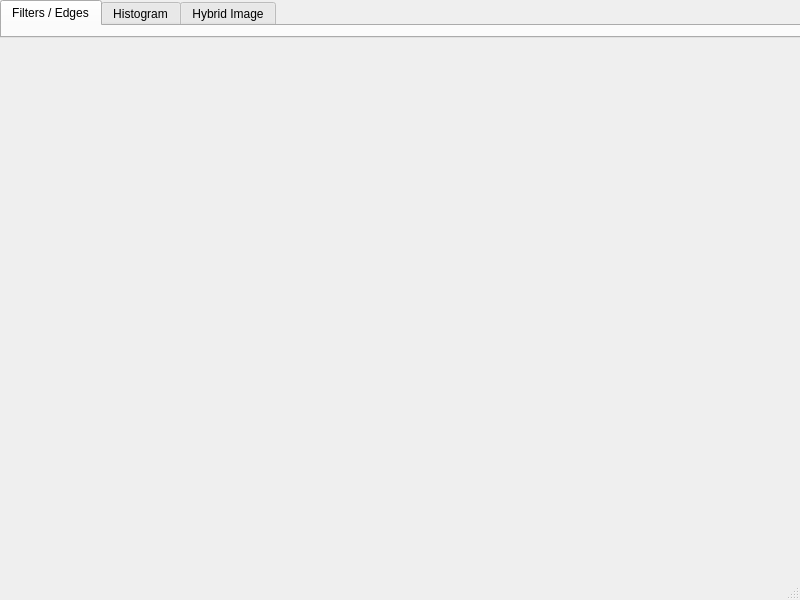
<?xml version="1.0" encoding="UTF-8"?>
<ui version="4.0">
 <class>MainWindow</class>
 <widget class="QMainWindow" name="MainWindow">
  <property name="geometry">
   <rect>
    <x>0</x>
    <y>0</y>
    <width>800</width>
    <height>600</height>
   </rect>
  </property>
  <property name="windowTitle">
   <string>MainWindow</string>
  </property>
  <widget class="QWidget" name="centralwidget">
   <widget class="QTabWidget" name="tabWidget">
    <property name="geometry">
     <rect>
      <x>0</x>
      <y>0</y>
      <width>1024</width>
      <height>38</height>
     </rect>
    </property>
    <property name="minimumSize">
     <size>
      <width>1024</width>
      <height>0</height>
     </size>
    </property>
    <property name="maximumSize">
     <size>
      <width>211</width>
      <height>181</height>
     </size>
    </property>
    <property name="currentIndex">
     <number>0</number>
    </property>
    <widget class="QWidget" name="tab">
     <attribute name="title">
      <string>Filters / Edges</string>
     </attribute>
    </widget>
    <widget class="QWidget" name="tab_2">
     <attribute name="title">
      <string>Histogram</string>
     </attribute>
    </widget>
    <widget class="QWidget" name="tab_3">
     <attribute name="title">
      <string>Hybrid Image</string>
     </attribute>
    </widget>
   </widget>
  </widget>
  <widget class="QMenuBar" name="menubar">
   <property name="geometry">
    <rect>
     <x>0</x>
     <y>0</y>
     <width>800</width>
     <height>25</height>
    </rect>
   </property>
  </widget>
  <widget class="QStatusBar" name="statusbar"/>
 </widget>
 <resources/>
 <connections/>
</ui>
